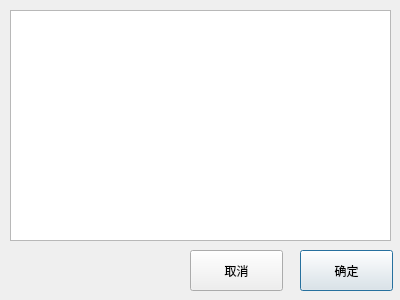
<?xml version="1.0" encoding="UTF-8"?>
<ui version="4.0">
 <class>ChooseWinWidget</class>
 <widget class="QDialog" name="ChooseWinWidget">
  <property name="geometry">
   <rect>
    <x>0</x>
    <y>0</y>
    <width>400</width>
    <height>300</height>
   </rect>
  </property>
  <property name="windowTitle">
   <string>Dialog</string>
  </property>
  <widget class="QPushButton" name="ok_btn">
   <property name="geometry">
    <rect>
     <x>300</x>
     <y>250</y>
     <width>93</width>
     <height>41</height>
    </rect>
   </property>
   <property name="text">
    <string>确定</string>
   </property>
  </widget>
  <widget class="QPushButton" name="cancel_btn">
   <property name="geometry">
    <rect>
     <x>190</x>
     <y>250</y>
     <width>93</width>
     <height>41</height>
    </rect>
   </property>
   <property name="text">
    <string>取消</string>
   </property>
  </widget>
  <widget class="QListWidget" name="listWidget">
   <property name="geometry">
    <rect>
     <x>10</x>
     <y>10</y>
     <width>381</width>
     <height>231</height>
    </rect>
   </property>
  </widget>
 </widget>
 <resources/>
 <connections/>
</ui>
